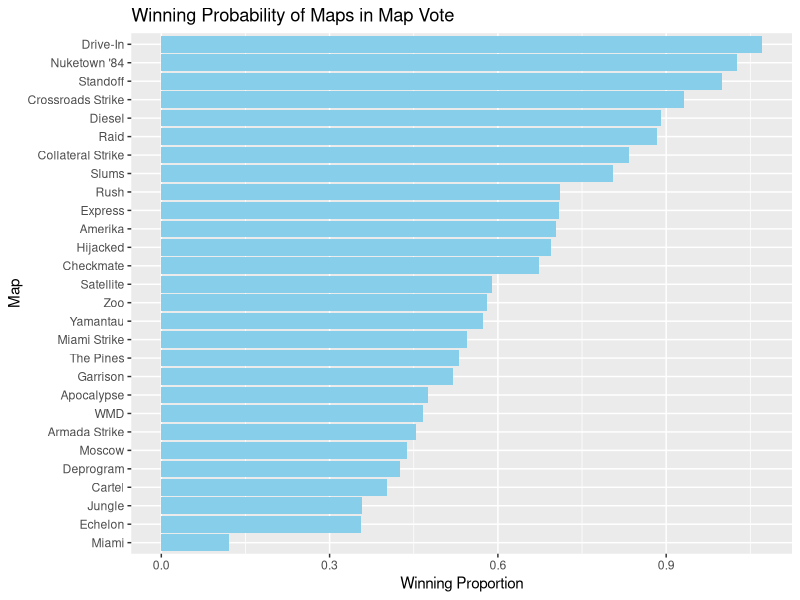
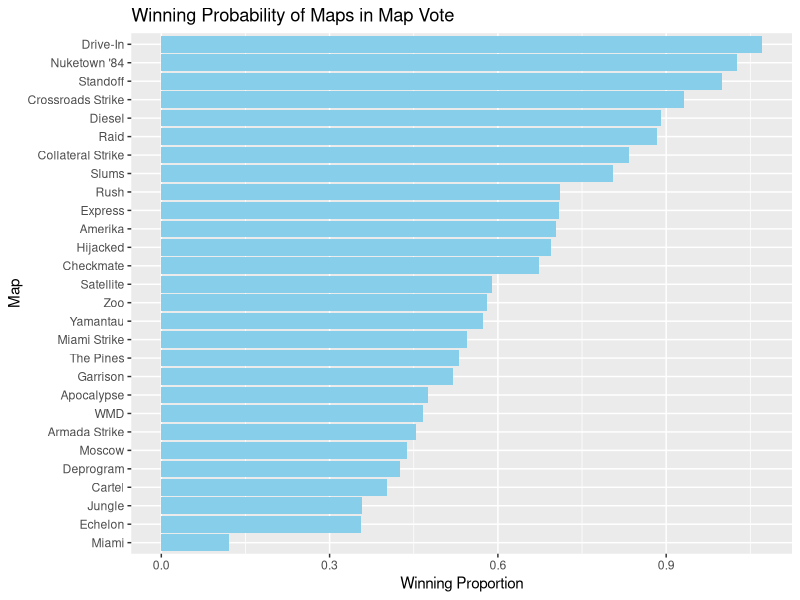
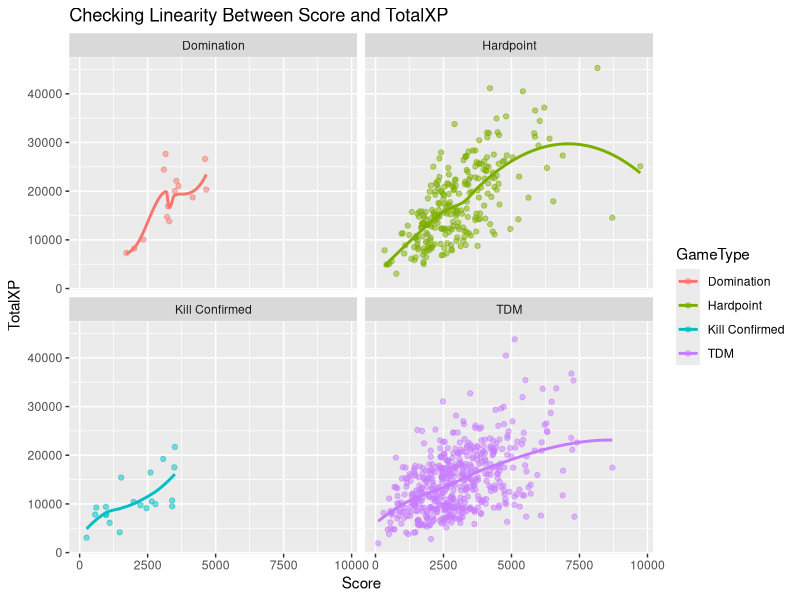
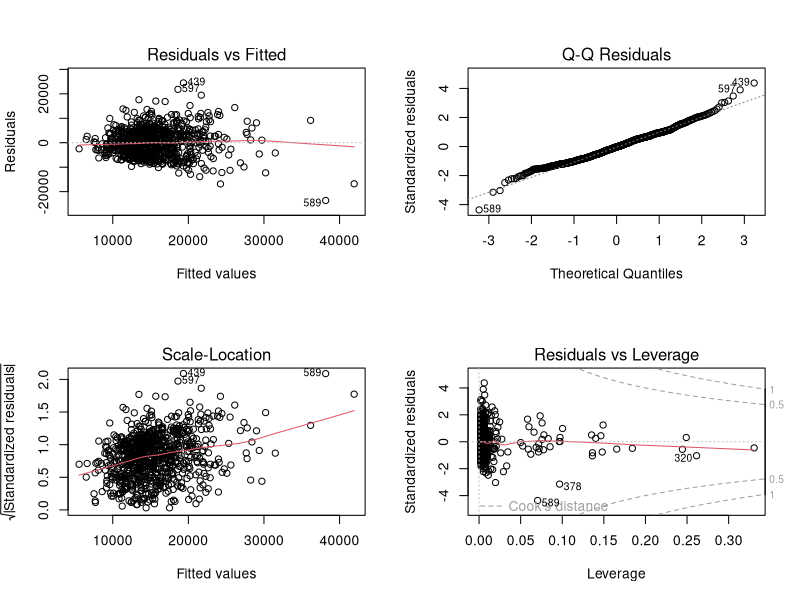

These figures' R source, in order:
## ---- chunk 1
knitr::opts_chunk$set(echo = TRUE)
## ---- chunk 2
rm(list = ls())
# Add libraries as needed
library(tidyverse)
library(readr)
library(stringr)
library(caret) # For data splitting and model evaluation

# Task 4
library(randomForest) # Random Forest
library(nnet) # Logistic Regression
library(e1071) # SVM


player1 <- read_csv("CODGames_p1_380.csv", show_col_types = FALSE)
player2 <- read_csv("CODGames_p2_380.csv", show_col_types = FALSE)
maps <- read_csv("CODMaps.csv", show_col_types = FALSE)
modes <- read_csv("CODGameModes.csv", show_col_types = FALSE)
## ---- chunk 3
#Combining player1 and player2 data
# Step 1: Add a unique key for each dataset
new_p1 <- player1 |>
  mutate(PlayerID = "Player1")

new_p2 <- player2 |>
  mutate(PlayerID = "Player2")

# Step 2: Perform a full join based on shared columns (excluding PlayerID)
combined_data <- merge(new_p1, new_p2, all = TRUE, by = intersect(names(new_p1), names(new_p2)))
## ---- chunk 4
#Combining combined data with maps data

#Corrections in Choice column in Combined data
combined_data <- combined_data |>
  mutate(Choice = str_replace_all(Choice, "Deisel", "Diesel"),
         Choice = str_replace_all(Choice, "Apocolypse", "Apocalypse"),
         Choice = str_replace_all(Choice, "APocalypse", "Apocalypse"),
         Choice = str_replace_all(Choice, "^Collateral$", "Collateral Strike"),
         Choice = str_replace_all(Choice, "Collaterel Strike", "Collateral Strike"),
         Choice = str_replace_all(Choice, "Riad", "Raid"),
         Choice = str_replace_all(Choice, "Drive-in", "Drive-In"),
         Choice = str_replace_all(Choice, "Nuketown '84 Halloween", "Nuketown '84"))

# Step 1: Rename the Date column in maps_data to MapDate
maps <- 
  maps |>
  rename(MapDate = Date)

# Step 2: Perform a left join to add map details
maps_combined_data <- combined_data |>
  left_join(maps, by = c("Choice" = "Name"))
## ---- chunk 5

# Step 1: Count occurrences as candidates
map_count <- 
  maps_combined_data |>
  pivot_longer(cols = c(Map1, Map2), names_to = "Chosen", values_to = "Map") |>
  filter(!is.na(Map) & Map != "") |> 
  group_by(Map) |>
  summarize(MapCount = n())

# Step 3: Count occurrences as winners
map_won <- 
  maps_combined_data |>
  group_by(Choice) |>
  summarize(WinCount = n()) |>
  rename(Map = Choice)

# Step 4: Merge candidate and win counts
map_statistics <- 
  map_count |>
  left_join(map_won, by = "Map") |>
  filter(!is.na(WinCount)) |>  # Remove rows with NA WinCount
  mutate(WinProportion = WinCount / MapCount) |>
  arrange(desc(WinProportion))

# Step 5: Visualization of results
ggplot(map_statistics, aes(x = reorder(Map, WinProportion), y = WinProportion)) +
  geom_bar(stat = "identity", fill = "skyblue") +
  coord_flip() +
  labs(
    title = "Winning Probability of Maps in Map Vote",
    x = "Map",
    y = "Winning Proportion"
  )

# Display map statistics
head(map_statistics)
## ---- chunk 6
# Define a reusable correction function
correction_values <- c(
  "Deisel" = "Diesel",
  "Apocolypse" = "Apocalypse",
  "APocalypse" = "Apocalypse",
  "Collateral" = "Collateral Strike",
  "Collaterel Strike" = "Collateral Strike",
  "Riad" = "Raid",
  "Drive-in" = "Drive-In",
  "Nuketown '84 Halloween" = "Nuketown '84"
)

apply_corrections <- function(dataset, column) {
  dataset %>%
    mutate({{ column }} := recode({{ column }}, !!!correction_values))
}

# Apply corrections to datasets
data_player1 <- apply_corrections(player1, Choice)
data_player2 <- apply_corrections(player2, Choice)
## ---- chunk 7
# Combine player1 and player2 data
data_p1 <- data_player1 %>% mutate(PlayerLabel = "Player1")
data_p2 <- data_player2 %>% mutate(PlayerLabel = "Player2")

merged_data <- full_join(data_p1, data_p2, by = intersect(names(data_p1), names(data_p2)))

# Merge merged_data with map details
combined_maps_data <- merged_data %>%
  left_join(maps, by = c("Choice" = "Name"))
## ---- chunk 8
# Count occurrences as candidates
map_candidates <- combined_maps_data %>%
  pivot_longer(cols = c(Map1, Map2), names_to = "Chosen", values_to = "Map") %>%
  filter(!is.na(Map) & Map != "") %>%
  group_by(Map) %>%
  summarize(MapCount = n())

# Count occurrences as winners
map_wins <- combined_maps_data %>%
  group_by(Choice) %>%
  summarize(WinCount = n()) %>%
  rename(Map = Choice)

# Merge candidate and win counts
map_stats <- map_candidates %>%
  left_join(map_wins, by = "Map") %>%
  filter(!is.na(WinCount)) %>%
  mutate(WinProportion = WinCount / MapCount) %>%
  arrange(desc(WinProportion))

# Visualization of results
ggplot(map_stats, aes(x = reorder(Map, WinProportion), y = WinProportion)) +
  geom_bar(stat = "identity", fill = "skyblue") +
  coord_flip() +
  labs(
    title = "Winning Probability of Maps in Map Vote",
    x = "Map",
    y = "Winning Proportion"
  )

# Display sorted map statistics
print(map_stats)
## ---- chunk 9
modes <- modes %>% mutate(TimeLimit = na_if(TimeLimit, "None"))

maps_combined_data <- maps_combined_data %>%
  mutate(GameType = recode(GameType,
                           "HC - TDM" = "TDM",
                           "HC - Hardpoint" = "Hardpoint",
                           "HC - Kill Confirmed" = "Kill Confirmed",
                           "HC - Domination" = "Domination"))

final_data <- maps_combined_data %>%
  left_join(modes, by = c("GameType" = "Mode"))
## ---- chunk 10
# Filter missing values
cleaned_data <- final_data %>%
  filter(!is.na(Score) & !is.na(TotalXP) & is.finite(Score) & is.finite(TotalXP))
## ---- chunk 11
summary_stats <- cleaned_data %>%
  group_by(GameType) %>%
  summarize(
    mean_Score = mean(Score, na.rm = TRUE),
    sd_Score = sd(Score, na.rm = TRUE),
    mean_TotalXP = mean(TotalXP, na.rm = TRUE),
    sd_TotalXP = sd(TotalXP, na.rm = TRUE),
    n = n()
  )

print(summary_stats)
## ---- chunk 12
ggplot(cleaned_data, aes(x = Score, y = TotalXP, color = GameType)) +
  geom_point(alpha = 0.5) +  # Scatter points
  geom_smooth(method = "loess", se = FALSE) +  # Add a LOESS curve
  facet_wrap(~ GameType) +  # Separate by GameType
  labs(title = "Checking Linearity Between Score and TotalXP",
       x = "Score",
       y = "TotalXP")
## ---- chunk 13
# Linear Regression Model
model <- lm(TotalXP ~ Score * GameType, data = cleaned_data)
summary(model)
## ---- chunk 14
# Residual diagnostics
par(mfrow = c(2, 2))
plot(model)
## ---- chunk 15
set.seed(123)
class_data <- cleaned_data %>%
  select(TotalXP, Score, GameType) %>%
  mutate(GameType = as.factor(GameType))

train_index <- createDataPartition(class_data$GameType, p = 0.7, list = FALSE)
train_data <- class_data[train_index, ]
test_data <- class_data[-train_index, ]
## ---- chunk 16
rf_model <- randomForest(GameType ~ TotalXP + Score, data = train_data)
rf_preds <- predict(rf_model, test_data)
rf_accuracy <- sum(rf_preds == test_data$GameType) / nrow(test_data)


cat("Random Forest Accuracy:", rf_accuracy, "\n")
print(confusionMatrix(rf_preds, test_data$GameType))
## ---- chunk 17
lr_model <- multinom(GameType ~ TotalXP + Score, data = train_data)
lr_preds <- predict(lr_model, test_data)
lr_accuracy <- sum(lr_preds == test_data$GameType) / nrow(test_data)

cat("Logistic Regression Accuracy:", lr_accuracy, "\n")
print(confusionMatrix(lr_preds, test_data$GameType))
## ---- chunk 18
svm_model <- svm(GameType ~ TotalXP + Score, data = train_data, kernel = "radial")
svm_preds <- predict(svm_model, test_data)
svm_accuracy <- sum(svm_preds == test_data$GameType) / nrow(test_data)

cat("Support Vector Machines Accuracy:", svm_accuracy, "\n")
print(confusionMatrix(svm_preds, test_data$GameType))
